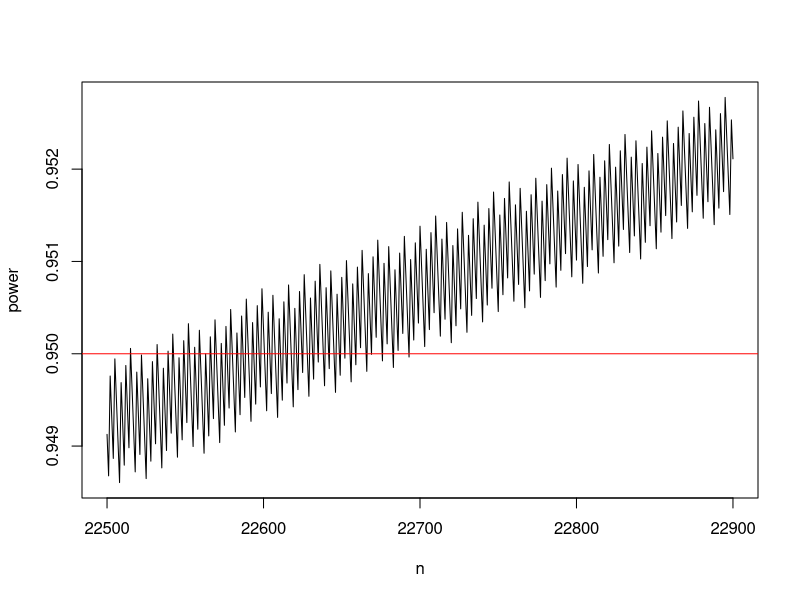

Source code (R):
## ---- chunk 1
#You play 5 times in a row and lose 5 times
binom.test(0,5,p=18/37,alternative = "less")

#You play 1000 times and win 450 times
binom.test(450,1000,p=18/37,alternative = "less")

#Both cases indicate a rigged roulette since the chances of winning here are zero and 0.45 for the first and second option respectively which is justified by the confidence intervals which we see that the probabilities of winning are less than the mentioned 0.4865 and both p-values are less than 0.05.
## ---- chunk 2
#a. chance to detect the presumed effect of about 5%
k <- qbinom(0.95,100, 0.7)
power_5eff <- 1-pbinom(k,100,0.75);power_5eff;

##### EV: 4/4 #####

#b. minimum size of the presumed effect to reach a power of 0.95 with n=100
eff<- seq(0.70, 1, by = 0.000001)
power <- 1 - pbinom(qbinom(0.95, 100, 0.70), 100, eff)
min(eff[power >= 0.95])-0.70
#minimum effect being 13.74%
1-pbinom(qbinom(p=0.95,100,0.7), 100,0.7+0.1374)#Confirming power of 95%

##### EV: 3/3 #####

#c. minimum sample size needed to detect a presumed effect of 1% with a power of 0.95
n <- 1000
power <- 0.9
while (power <= 0.95) {
  n <- n + 1
  power <- 1 - pbinom(qbinom(0.95, n, 0.70), n, 0.71)
}
n

1 - pbinom(qbinom(0.95, 22515, 0.70), 22515, 0.71)#Confirmatory
## EV: This is the first time the power reaches 0.95, but it falls below this threshold again. 
## Function from slides (changed default values)
powerfkt1 <- function(alpha=0.05, p0=0.7, delta=0.01,
                      nstart=25, nend=1000, nstep=25){
  n <- seq(nstart, nend, nstep)
  power<-NULL
  alpha.act<-NULL
  for (i in 1:length(n)){
    k <- qbinom(p=1-alpha, size=n[i], prob=p0)
    alpha.act[i] <- 1-pbinom(k, n[i], p0)
    power[i] <- 1-pbinom(q=k, size=n[i], prob=p0+delta)}
  x <- data.frame(n, power, alpha.act)
  return(x)
}
b <- powerfkt1(nstart=22500, nend=22900, nstep=1); b
plot(b[,1:2], type="l"); abline(0.95,0, col="red") # not monotonous!!! 
head(b[which(b[,2]>0.95),],1)
# 22515, but that doesn't mean that power constraint is fulfilled for all n>22515
tail(b[which(b[,2]<0.95),],1)
# starting from 22693+1 = 22694 (!!) Samples it's always fulfilled.

##### EV: 2/3 #####

## ---- chunk 3
pbinom(qbinom(0.95, 40, 0.3), 40, 0.4, lower.tail = FALSE)
pbinom(qbinom(0.95, 200, 0.3), 200, 0.4, lower.tail = FALSE)


MC_power <- function(n, p0, p1, alpha) {
#set.seed(528164) ## EV: set.seed should be outside of the function.
  N <- 10000
  M <- 0 
  for (i in 1:N) {
    Y <- rbinom(1, n, p1)
    # p_value <- pbinom(Y, n, p0, lower.tail = FALSE) ## EV: Critical value should be set to Y-1
    p_value <- pbinom(Y-1, n, p0, lower.tail = FALSE) ## EV: corrected
    if (p_value <= alpha) {
      M <- M + 1
    }
  }

  power <- M/N
  return(power)
}

power1 <- MC_power(40,0.3,0.4,0.05)
power2 <- MC_power(200,0.3,0.4,0.05)

cat("Estimated Power for Experiment 1:", power1, "\n")
cat("Estimated Power for Experiment 2:", power2, "\n")

## EV: With the corrected function, the power is approximately the same as in the control. 
pbinom(qbinom(0.95, 40, 0.3), 40, 0.4, lower.tail = FALSE)
pbinom(qbinom(0.95, 200, 0.3), 200, 0.4, lower.tail = FALSE)

## EV: General comment: Try to avoid for-loops if possible. This is slow in R. In your function, you could use
N <- 10000; n <- 40; p1 <- 0.4; p0 <- 0.3
Y <- rbinom(N, n, p1)
p_value <- pbinom(Y-1, n, p0, lower.tail = FALSE)
power <- length(p_value[p_value<0.05])/length(p_value); power    

## ---- chunk 4
powerfct1 <- function(alpha = 0.05, p0 = NULL, delta = 0.1, n=100) {
  k <- qbinom(p = 1 - alpha, size = n, prob = p0)
  alpha.act <- 1 - pbinom(k, n, prob = p0)
  power <- 1 - pbinom(q = k, size = n, prob = p0 + delta)
  x <- data.frame(n, power, alpha.act)
  return(x)
}
powerfct1(0.05,0.7,0.05,1000)
